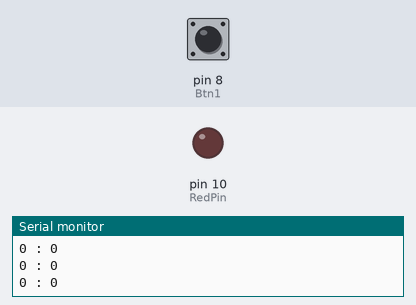
The sketch below on a simulated Arduino Uno, built with avr-gcc and run on an emulated ATmega328P. On the bench: output pins drawn as LEDs (lit = HIGH), the last lines printed to the serial monitor. The inputs (shaded band) are chosen by the test bench; at power-on: pin 8 (Btn1) LOW.

Above: at 1.2 s.
1.3 s: pin 8 (Btn1) pulled HIGH for 0.15 s
At 2.5 s:
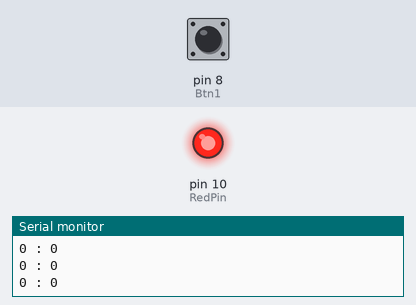
2.9 s: pin 8 (Btn1) pulled HIGH for 1 s
At 3.9 s:
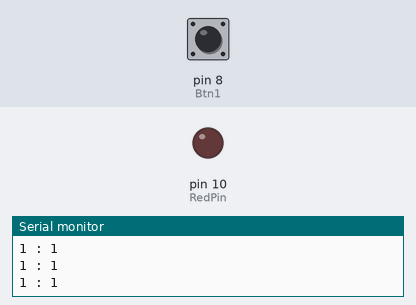
5.4 s: pin 8 (Btn1) pulled HIGH for 3.2 s
At 5.9 s:
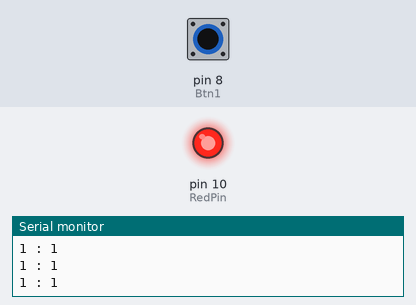
Timing chart, 0 to 8.4 s (numbered marks = the images above; inputs shaded):
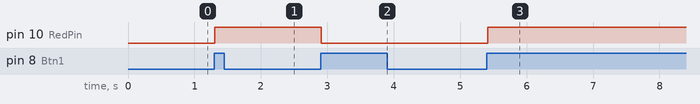

The sketch:

_5_2LedBtnOnOff3.ino
```cpp
int RedPin = 10;
int Btn1 = 8;
int curBtnState;

int before = 0;
int btnCnt = 0;

// the setup function runs once when you press reset or power the board
void setup() {
  Serial.begin(9600);

  pinMode(RedPin, OUTPUT);
  pinMode(Btn1, INPUT);
}

// the loop function runs over and over again forever
void loop() {

   curBtnState = digitalRead(Btn1);

   Serial.print(curBtnState);
   Serial.print(" : " );
   Serial.println(before);

   if(curBtnState == 1){
      if(before == 0){
        btnCnt++;
        before = 1;
      }

      if(btnCnt == 2){
        btnCnt = 0;
      }
   }

   if(curBtnState == 0){
      before = 0;
   }

   if(btnCnt == 0){
      digitalWrite(RedPin, LOW);
   }

   if(btnCnt == 1){
      digitalWrite(RedPin, HIGH);
   }

}
```

Measured:
- after the input at 1.3 s, pin 10 (RedPin): LOW → HIGH at once
- after the input at 2.9 s, pin 10 (RedPin): HIGH → LOW at once
- after the input at 5.4 s, pin 10 (RedPin): LOW → HIGH at once
